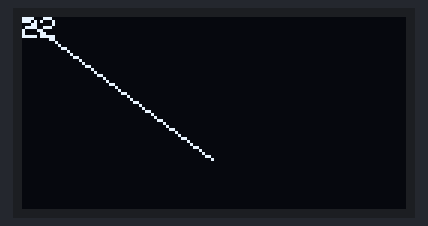
A sketch run on a simulated Arduino Uno, built with avr-gcc and run on an emulated ATmega328P. On the bench: 128×64 one-colour display.

Above: at 3.7 s.
At 4.7 s:
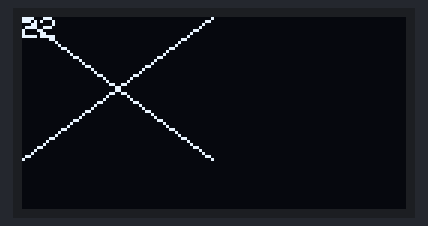
At 5.7 s:
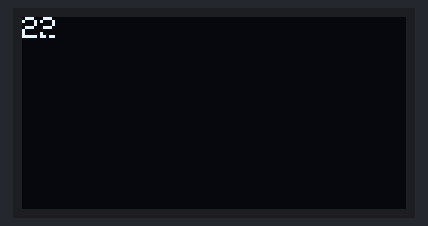

Measured:
- by itself, everything shown: repeats every 4.1 s, in 3 steps
- what the display in image 0 shows lasts 1.0 s, from 3.6 s to 4.6 s
- what the display in image 2 shows lasts 2.0 s, from 5.7 s to 7.7 s

The sketch:

esp_oled_font.ino
```cpp
/*********
  Rui Santos
  Complete project details at https://randomnerdtutorials.com
*********/

#include <Wire.h>
#include <Adafruit_GFX.h>
#include <Adafruit_SSD1306.h>
#include <Fonts/FreeSerif24pt7b.h>

#define SCREEN_WIDTH 64 // OLED display width, in pixels
#define SCREEN_HEIGHT 48 // OLED display height, in pixels

#define OLED_RESET 0  // GPIO0
Adafruit_SSD1306 display(OLED_RESET);
void setup() {
  Serial.begin(115200);

/*
  if(!display.begin(SSD1306_SWITCHCAPVCC, 0x3C)) {
    Serial.println("SSD1306 allocation failed");
    for(;;);
  }
  */
  delay(2000);

  display.begin(SSD1306_SWITCHCAPVCC, 0x3C);
  display.clearDisplay();
/*
  display.setFont(&FreeSerif24pt7b);
  display.clearDisplay();
  display.setTextSize(1);
  display.setTextColor(WHITE);
  display.setCursor(0,20);
  display.drawLine(0, 0, 122, 77, WHITE);
  */
  /*
  display.drawPixel(0,0, WHITE);
  display.drawPixel(10,30, WHITE);
  display.drawPixel(40,30, WHITE);
  display.drawPixel(63,47, WHITE);
  */

    //display.drawLine(0, 0, 63, 47, WHITE);
    //display.drawLine(0, 47, 63, 0, WHITE);


  /*
  display.drawPixel(30,30, WHITE);
  display.drawPixel(50,50, WHITE);
  display.drawPixel(63,63, WHITE);
  display.drawPixel(126,126, WHITE);
  */

  display.println("22");
  display.display();
  delay(500);


}

int frame = 0;
void loop() {

  display.drawPixel(0,1, WHITE);
    display.display();

  delay(1000);
  display.drawLine(0, 0, 63, 47, WHITE);
  display.display();
  delay(1000);
  display.drawLine(0, 47, 63, 0, WHITE);
  display.display();
  delay(1000);
   display.drawLine(0, 0, 63, 47, BLACK);
  display.drawLine(0, 47, 63, 0, BLACK);
  display.display();
  //display.clearDisplay();
  delay(1000);
}
```
